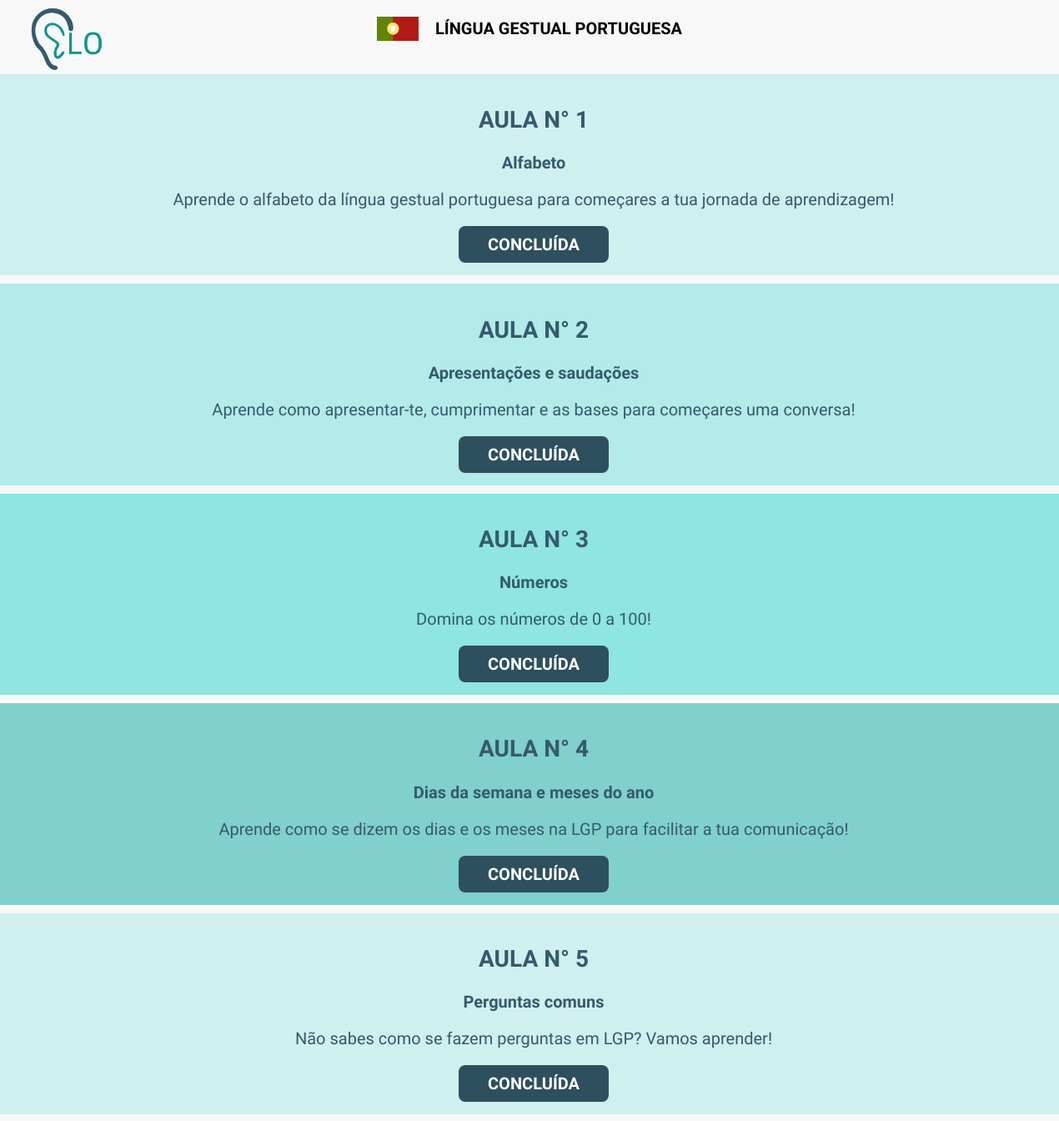
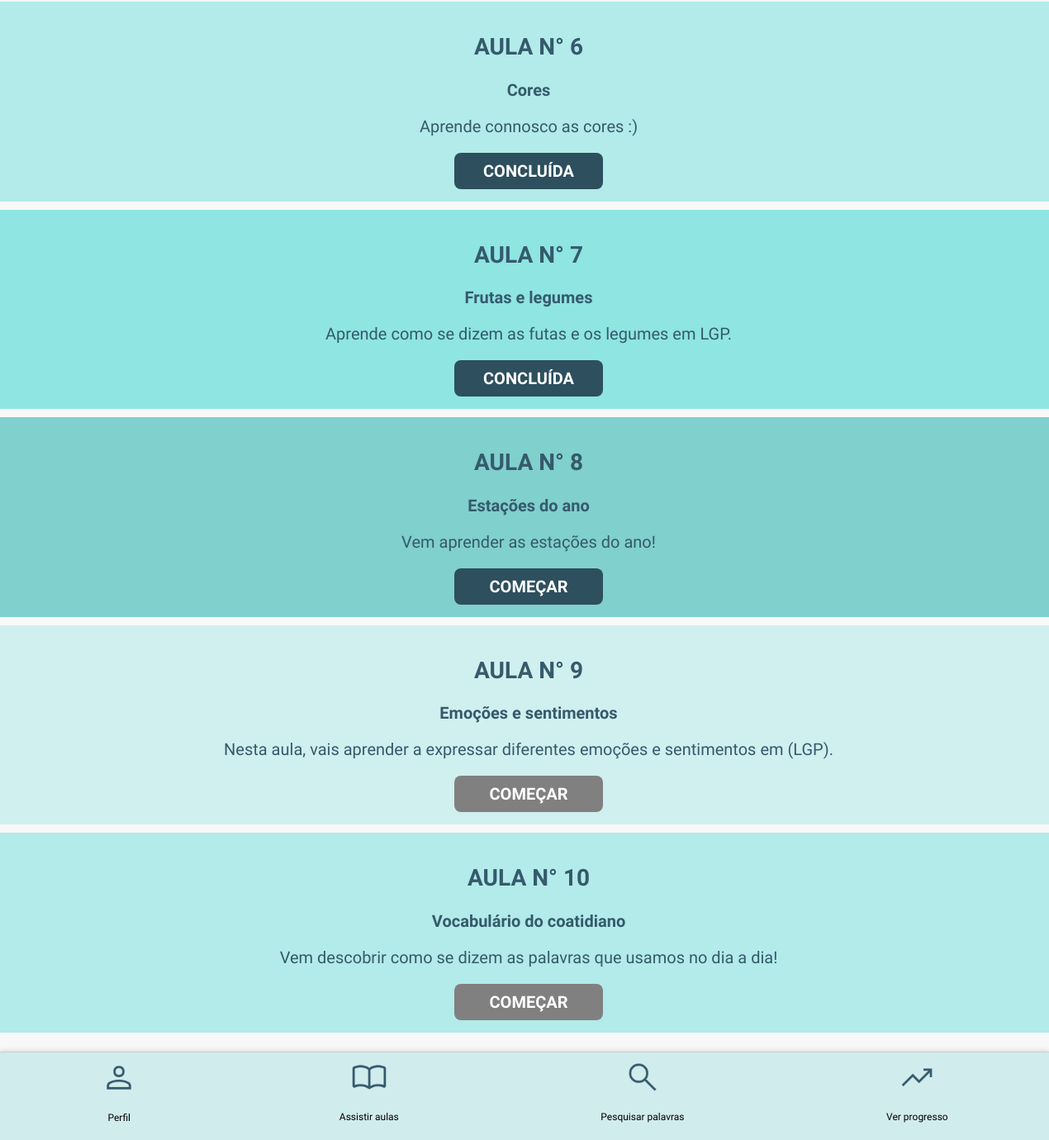
The app's page /dashboard/ (signed in), older data (2 pictures, top to bottom).
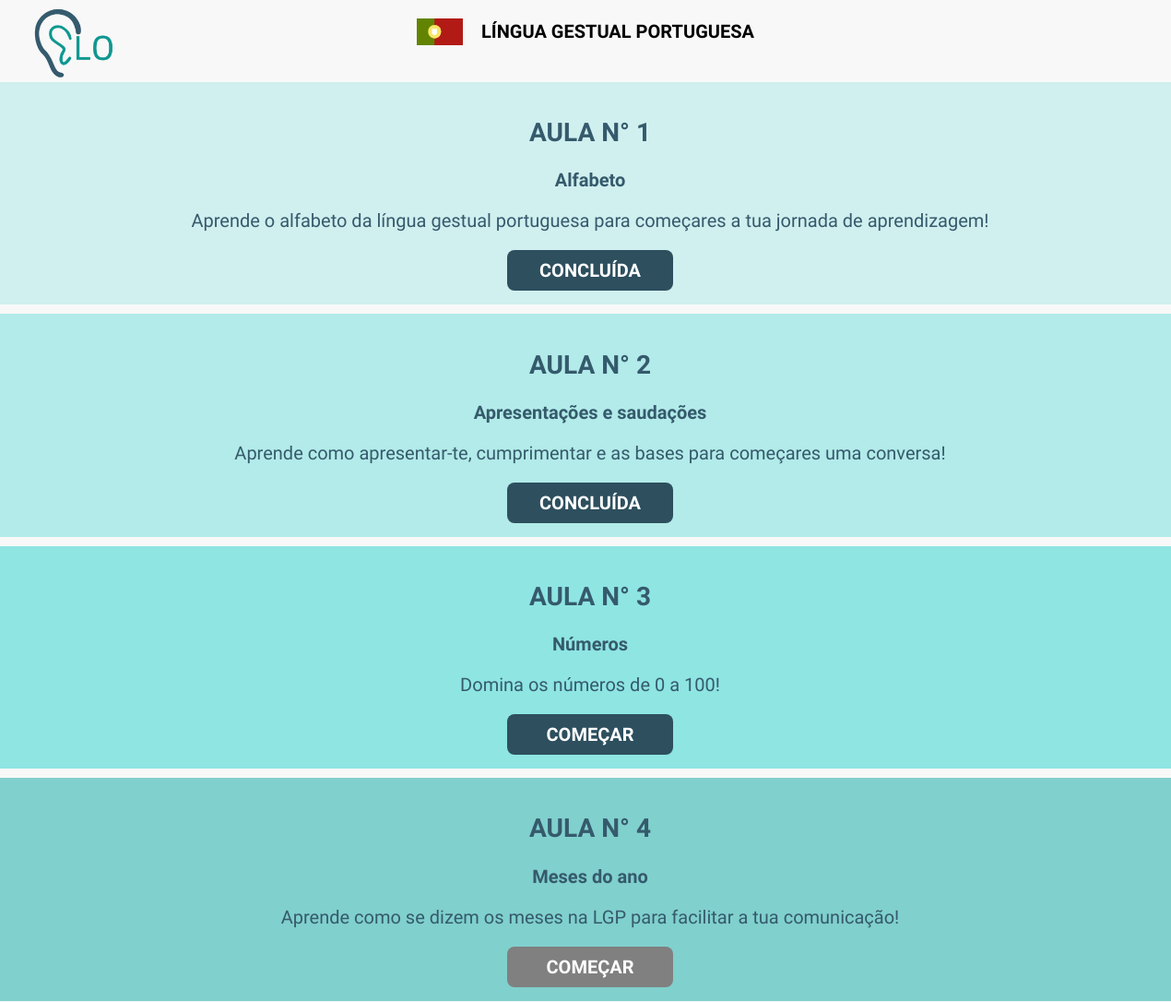
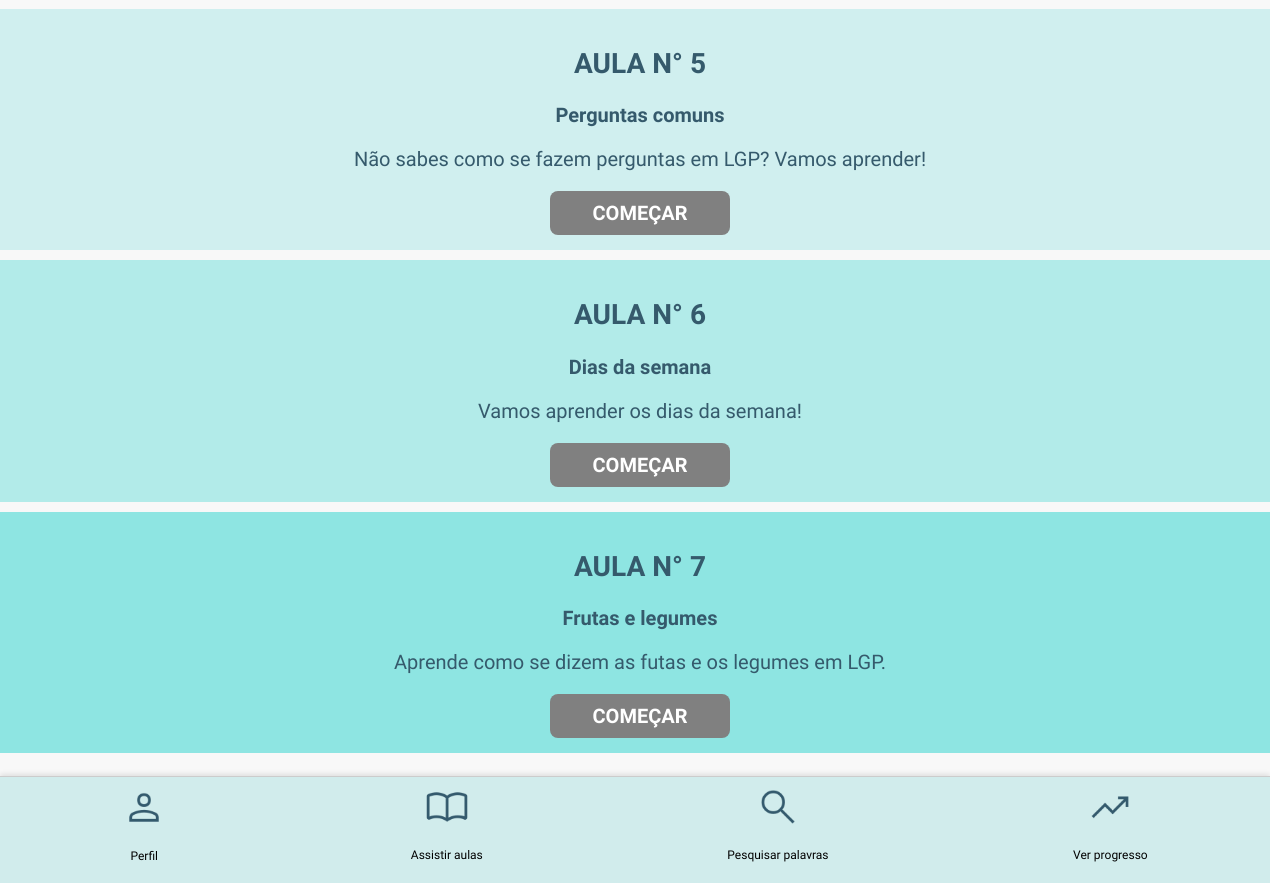
The same page, newer data (2 pictures, top to bottom).
### aulas/models.py (models this page shows, shortened)
class Aula(models.Model):
    titulo = models.CharField(max_length=200)
    descricao = models.TextField()
    ordem = models.IntegerField(default=0)
    numero = models.IntegerField()

### utilizador/views.py (the view)
# urls.py: path('dashboard/', views.dashboard, name='dashboard'),
def dashboard(request):
    aulas = Aula.objects.order_by('ordem')
    concluidas_ids = set(AulaConcluida.objects.filter(user=request.user).values_list('aula_id', flat=True))
    aulas_info = []
    desbloquear_proxima = True  # Começamos com a primeira aula desbloqueada
    for aula in aulas:
        if aula.id in concluidas_ids:
            estado = 'concluida'
        elif desbloquear_proxima:
            estado = 'desbloqueada'
            desbloquear_proxima = False  # Só desbloqueia a próxima ainda não concluída
        else:
            estado = 'bloqueada'
        aulas_info.append({
            'aula': aula,
            'estado': estado
        })
    return render(request, 'utilizador/dashboard.html', {'aulas_info': aulas_info})

### utilizador/templates/utilizador/dashboard.html (shortened to what this page needs)
{% load static %}
<!DOCTYPE html>
<html lang="pt">
<head>
    <link rel="stylesheet" href="{% static 'utilizador/dashboard.css' %}">
</head>
<body>
    <header>
        <img src="{% static 'utilizador/images/logo.png' %}" alt="Logotipo" class="logo">
    </header>
    <div class="header">
        <img src="{% static 'utilizador/images/bandeiraportugal.png' %}" alt="Bandeira de Portugal" class="flag">
        <span class="titulo">LÍNGUA GESTUAL PORTUGUESA</span>
    </div>
    <div class="container">
        {% for item in aulas_info %}
    <div class="lesson {% cycle 'cor1' 'cor2' 'cor3' 'cor4' %}">
    <h2>AULA N° {{ item.aula.ordem }}</h2>
    <p><strong>{{ item.aula.titulo }}</strong></p>
    <p>{{ item.aula.descricao }}</p>
    {% if item.estado == 'concluida' %}
        <button class="button" disabled><strong>CONCLUÍDA</strong></button>
    {% elif item.estado == 'desbloqueada' %}
        <a href="{% url 'ver_aula' item.aula.id %}">
            <button class="button"><strong>COMEÇAR</strong></button>
        </a>
    {% else %}
        <button class="button disabled"><strong>COMEÇAR</strong></button>
    {% endif %}
</div>
{% endfor %}
</div>
<footer class="rodape">
    <div class="rodape-container">
        <div class="perfil-dropdown">
        <a href="#" class="perfil-btn">
            <img src="{% static 'utilizador/images/perfil.png' %}" alt="Perfil">
            <p>Perfil</p>
        </a>
    </div>
        <a href="#">
            <img src="{% static 'utilizador/images/aulas.png' %}" alt="Assistir aulas">
            <p>Assistir aulas</p>
        </a>
            <a href="{% url 'pesquisa' %}">
            <img src="{% static 'utilizador/images/pesquisa.png' %}" alt="Pesquisar palavras">
            <p>Pesquisar palavras</p>
        </a>
            <a href="{% url 'testes:lista_testes' %}" >
            <img src="{% static 'utilizador/images/progresso.png' %}" alt="Ver progresso">
            <p>Ver progresso</p>
            </a>
    </div>
</footer>
</body>
</html>

### utilizador/static/utilizador/dashboard.css (style rules this page uses)
body { font-family: Arial, sans-serif; background: #f8f8f8; text-align: center; margin: 0; }
html, body { height: 100%; margin: 0; padding: 0; }
.container { max-width: 800px; margin: 20px auto; background: transparent !important; padding: 20px; border-radius: 10px; box-shadow: none; padding-bottom: 120px; }
.lesson { background: #cceff5; padding: 15px; margin-bottom: 10px; border-radius: 8px; width: 160%; margin-left: -250px; color:#355A6C }
.lesson h2 { font-size: 28px; }
.lesson p { color:#355A6C; font-size: 20px; }
.button { background: #2d4f5e; color: white; font-size: 20px; border: none; cursor: pointer; border-radius: 8px; padding: 10px 20px; min-width: 180px; text-align: center; display: inline-block; height: auto; }
.disabled { background: gray; cursor: not-allowed; }
.header { display: flex; align-items: center; justify-content: center; gap: 20px; margin-top: 20px; }
.flag { width: 50px; height: auto; }
.titulo { font-size: 20px; font-weight: bold; }
.logo { position: absolute; top: -35px; left: -6px; width: 180px; height: auto; }
.rodape { position: fixed; bottom: 0; left: 0; right: 0; background-color: #D1ECEC; padding: 8px 0; border-top: 1px solid #ccc; box-shadow: 0 -2px 5px rgba(0, 0, 0, 0.1); z-index: 999; width: 100%; }
.rodape-container { display: flex; justify-content: space-around; background-color: #D1ECEC; }
.rodape-container a { text-decoration: none; color: #000; text-align: center; font-size: 12px; }
.rodape-container img { width: 44px; height: 44px; margin-bottom: 4px; }
.perfil-dropdown { position: relative; display: inline-block; text-align: center; }
.cor1 { background-color: #D0EFEF; }
.cor2 { background-color: #B2EBE9; }
.cor3 { background-color: #8EE5E2; }
.cor4 { background-color: #80D0CD; }
* { font-family: 'Sansation', sans-serif; }

Row changes from the older to the newer data that the page shows:
removed Aula: aula.ordem "8", aula.titulo "Estações do ano", aula.descricao "Vem aprender as estações do ano!", shows "COMEÇAR"
removed Aula: aula.ordem "9", aula.titulo "Emoções e sentimentos", aula.descricao "Nesta aula, vais aprender a expressar diferentes emoções e sentimentos em (LGP).", shows "COMEÇAR"
removed Aula: aula.ordem "10", aula.titulo "Vocabulário do coatidiano", aula.descricao "Vem descobrir como se dizem as palavras que usamos no dia a dia!", shows "COMEÇAR"
computed for Aula "Números": text "CONCLUÍDA" → "COMEÇAR"
changed Aula: aula.titulo "Dias da semana e meses do ano" → "Meses do ano"; aula.descricao "Aprende como se dizem os dias e os meses na LGP para facilitar a tua comunicação!" → "Aprende como se dizem os meses na LGP para facilitar a tua comunicação!"; text "CONCLUÍDA" → "COMEÇAR"
computed for Aula "Perguntas comuns": text "CONCLUÍDA" → "COMEÇAR"
changed Aula: aula.titulo "Cores" → "Dias da semana"; aula.descricao "Aprende connosco as cores :)" → "Vamos aprender os dias da semana!"; text "CONCLUÍDA" → "COMEÇAR"
computed for Aula "Frutas e legumes": text "CONCLUÍDA" → "COMEÇAR"
